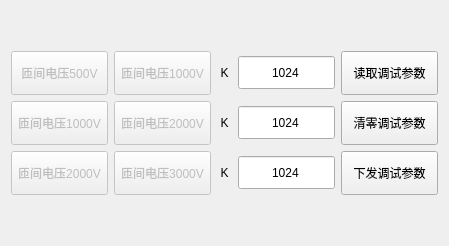
     <widget class="QWidget" name="TabImp">
      <attribute name="title">
       <string>匝间</string>
      </attribute>
      <layout class="QGridLayout" name="gridLayout_7">
       <item row="0" column="1">
        <spacer name="verticalSpacer">
         <property name="orientation">
          <enum>Qt::Vertical</enum>
         </property>
         <property name="sizeHint" stdset="0">
          <size>
           <width>20</width>
           <height>40</height>
          </size>
         </property>
        </spacer>
       </item>
       <item row="2" column="2">
        <widget class="QLabel" name="label_40">
         <property name="minimumSize">
          <size>
           <width>15</width>
           <height>0</height>
          </size>
         </property>
         <property name="text">
          <string>K</string>
         </property>
         <property name="alignment">
          <set>Qt::AlignCenter</set>
         </property>
        </widget>
       </item>
       <item row="1" column="1">
        <widget class="QPushButton" name="BtnInrGrade2_7">
         <property name="enabled">
          <bool>false</bool>
         </property>
         <property name="sizePolicy">
          <sizepolicy hsizetype="Expanding" vsizetype="Fixed">
           <horstretch>0</horstretch>
           <verstretch>0</verstretch>
          </sizepolicy>
         </property>
         <property name="minimumSize">
          <size>
           <width>97</width>
           <height>44</height>
          </size>
         </property>
         <property name="text">
          <string>匝间电压1000V</string>
         </property>
        </widget>
       </item>
       <item row="3" column="4">
        <widget class="QPushButton" name="BtnImpParamSend">
         <property name="minimumSize">
          <size>
           <width>97</width>
           <height>44</height>
          </size>
         </property>
         <property name="text">
          <string>下发调试参数</string>
         </property>
        </widget>
       </item>
       <item row="2" column="0">
        <widget class="QPushButton" name="BtnInrGrade3_7">
         <property name="enabled">
          <bool>false</bool>
         </property>
         <property name="sizePolicy">
          <sizepolicy hsizetype="Expanding" vsizetype="Fixed">
           <horstretch>0</horstretch>
           <verstretch>0</verstretch>
          </sizepolicy>
         </property>
         <property name="minimumSize">
          <size>
           <width>97</width>
           <height>44</height>
          </size>
         </property>
         <property name="text">
          <string>匝间电压1000V</string>
         </property>
        </widget>
       </item>
       <item row="3" column="3">
        <widget class="QDoubleSpinBox" name="BoxImpK2">
         <property name="sizePolicy">
          <sizepolicy hsizetype="Expanding" vsizetype="Fixed">
           <horstretch>0</horstretch>
           <verstretch>0</verstretch>
          </sizepolicy>
         </property>
         <property name="minimumSize">
          <size>
           <width>97</width>
           <height>35</height>
          </size>
         </property>
         <property name="focusPolicy">
          <enum>Qt::ClickFocus</enum>
         </property>
         <property name="alignment">
          <set>Qt::AlignCenter</set>
         </property>
         <property name="buttonSymbols">
          <enum>QAbstractSpinBox::NoButtons</enum>
         </property>
         <property name="decimals">
          <number>0</number>
         </property>
         <property name="maximum">
          <double>65535.000000000000000</double>
         </property>
         <property name="value">
          <double>1024.000000000000000</double>
         </property>
        </widget>
       </item>
       <item row="2" column="1">
        <widget class="QPushButton" name="BtnInrGrade4_7">
         <property name="enabled">
          <bool>false</bool>
         </property>
         <property name="sizePolicy">
          <sizepolicy hsizetype="Expanding" vsizetype="Fixed">
           <horstretch>0</horstretch>
           <verstretch>0</verstretch>
          </sizepolicy>
         </property>
         <property name="minimumSize">
          <size>
           <width>97</width>
           <height>44</height>
          </size>
         </property>
         <property name="text">
          <string>匝间电压2000V</string>
         </property>
        </widget>
       </item>
       <item row="1" column="4">
        <widget class="QPushButton" name="BtnImpParamRead">
         <property name="minimumSize">
          <size>
           <width>97</width>
           <height>44</height>
          </size>
         </property>
         <property name="text">
          <string>读取调试参数</string>
         </property>
        </widget>
       </item>
       <item row="2" column="4">
        <widget class="QPushButton" name="BtnImpParamClear">
         <property name="minimumSize">
          <size>
           <width>97</width>
           <height>44</height>
          </size>
         </property>
         <property name="text">
          <string>清零调试参数</string>
         </property>
        </widget>
       </item>
       <item row="3" column="1">
        <widget class="QPushButton" name="BtnInrGrade6_9">
         <property name="enabled">
          <bool>false</bool>
         </property>
         <property name="sizePolicy">
          <sizepolicy hsizetype="Expanding" vsizetype="Fixed">
           <horstretch>0</horstretch>
           <verstretch>0</verstretch>
          </sizepolicy>
         </property>
         <property name="minimumSize">
          <size>
           <width>97</width>
           <height>44</height>
          </size>
         </property>
         <property name="text">
          <string>匝间电压3000V</string>
         </property>
        </widget>
       </item>
       <item row="1" column="0">
        <widget class="QPushButton" name="BtnInrGrade1_7">
         <property name="enabled">
          <bool>false</bool>
         </property>
         <property name="sizePolicy">
          <sizepolicy hsizetype="Expanding" vsizetype="Fixed">
           <horstretch>0</horstretch>
           <verstretch>0</verstretch>
          </sizepolicy>
         </property>
         <property name="minimumSize">
          <size>
           <width>97</width>
           <height>44</height>
          </size>
         </property>
         <property name="text">
          <string>匝间电压500V</string>
         </property>
        </widget>
       </item>
       <item row="1" column="2">
        <widget class="QLabel" name="label_31">
         <property name="minimumSize">
          <size>
           <width>15</width>
           <height>0</height>
          </size>
         </property>
         <property name="text">
          <string>K</string>
         </property>
         <property name="alignment">
          <set>Qt::AlignCenter</set>
         </property>
        </widget>
       </item>
       <item row="3" column="2">
        <widget class="QLabel" name="label_39">
         <property name="minimumSize">
          <size>
           <width>15</width>
           <height>0</height>
          </size>
         </property>
         <property name="text">
          <string>K</string>
         </property>
         <property name="alignment">
          <set>Qt::AlignCenter</set>
         </property>
        </widget>
       </item>
       <item row="3" column="0">
        <widget class="QPushButton" name="BtnInrGrade5_9">
         <property name="enabled">
          <bool>false</bool>
         </property>
         <property name="sizePolicy">
          <sizepolicy hsizetype="Expanding" vsizetype="Fixed">
           <horstretch>0</horstretch>
           <verstretch>0</verstretch>
          </sizepolicy>
         </property>
         <property name="minimumSize">
          <size>
           <width>97</width>
           <height>44</height>
          </size>
         </property>
         <property name="text">
          <string>匝间电压2000V</string>
         </property>
        </widget>
       </item>
       <item row="1" column="3">
        <widget class="QDoubleSpinBox" name="BoxImpK0">
         <property name="sizePolicy">
          <sizepolicy hsizetype="Expanding" vsizetype="Fixed">
           <horstretch>0</horstretch>
           <verstretch>0</verstretch>
          </sizepolicy>
         </property>
         <property name="minimumSize">
          <size>
           <width>97</width>
           <height>35</height>
          </size>
         </property>
         <property name="focusPolicy">
          <enum>Qt::ClickFocus</enum>
         </property>
         <property name="alignment">
          <set>Qt::AlignCenter</set>
         </property>
         <property name="buttonSymbols">
          <enum>QAbstractSpinBox::NoButtons</enum>
         </property>
         <property name="decimals">
          <number>0</number>
         </property>
         <property name="maximum">
          <double>65535.000000000000000</double>
         </property>
         <property name="value">
          <double>1024.000000000000000</double>
         </property>
        </widget>
       </item>
       <item row="2" column="3">
        <widget class="QDoubleSpinBox" name="BoxImpK1">
         <property name="sizePolicy">
          <sizepolicy hsizetype="Expanding" vsizetype="Fixed">
           <horstretch>0</horstretch>
           <verstretch>0</verstretch>
          </sizepolicy>
         </property>
         <property name="minimumSize">
          <size>
           <width>97</width>
           <height>35</height>
          </size>
         </property>
         <property name="focusPolicy">
          <enum>Qt::ClickFocus</enum>
         </property>
         <property name="alignment">
          <set>Qt::AlignCenter</set>
         </property>
         <property name="buttonSymbols">
          <enum>QAbstractSpinBox::NoButtons</enum>
         </property>
         <property name="decimals">
          <number>0</number>
         </property>
         <property name="maximum">
          <double>65535.000000000000000</double>
         </property>
         <property name="value">
          <double>1024.000000000000000</double>
         </property>
        </widget>
       </item>
       <item row="4" column="1">
        <spacer name="verticalSpacer_2">
         <property name="orientation">
          <enum>Qt::Vertical</enum>
         </property>
         <property name="sizeHint" stdset="0">
          <size>
           <width>20</width>
           <height>40</height>
          </size>
         </property>
        </spacer>
       </item>
      </layout>
     </widget>
